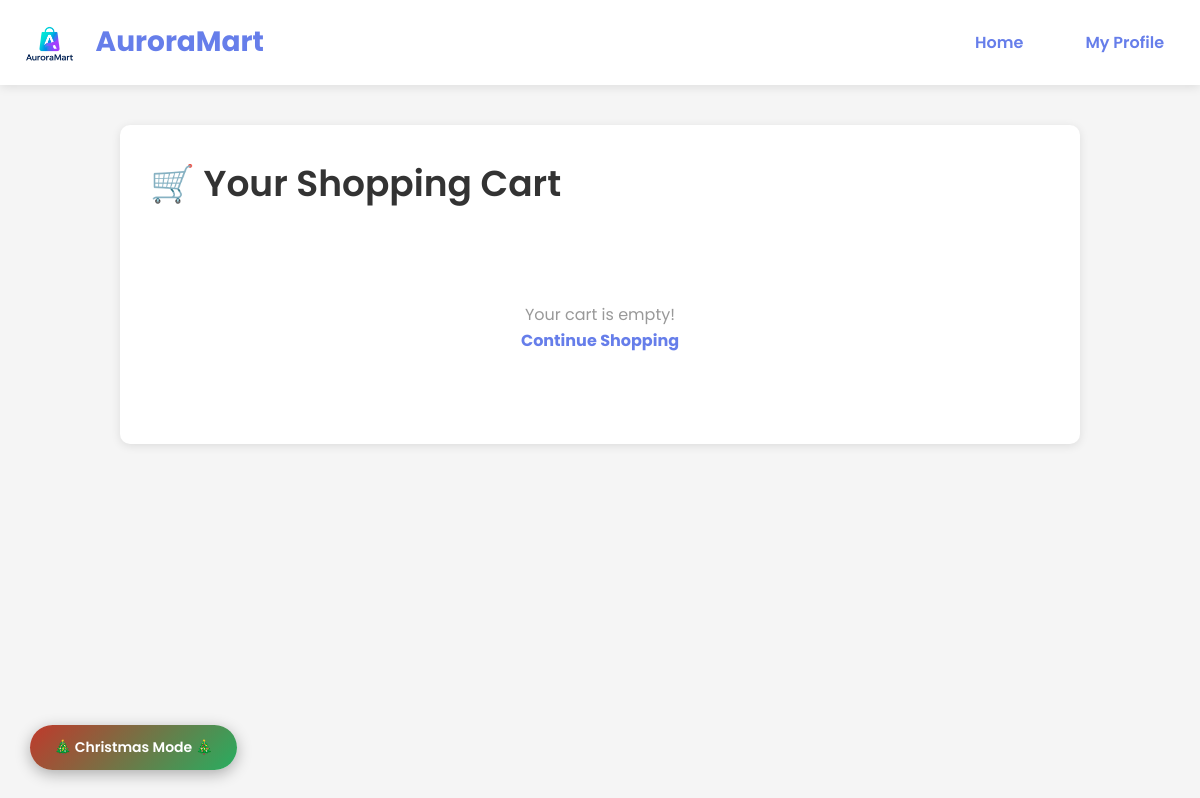
The app's page /cart/ (signed in), older data.
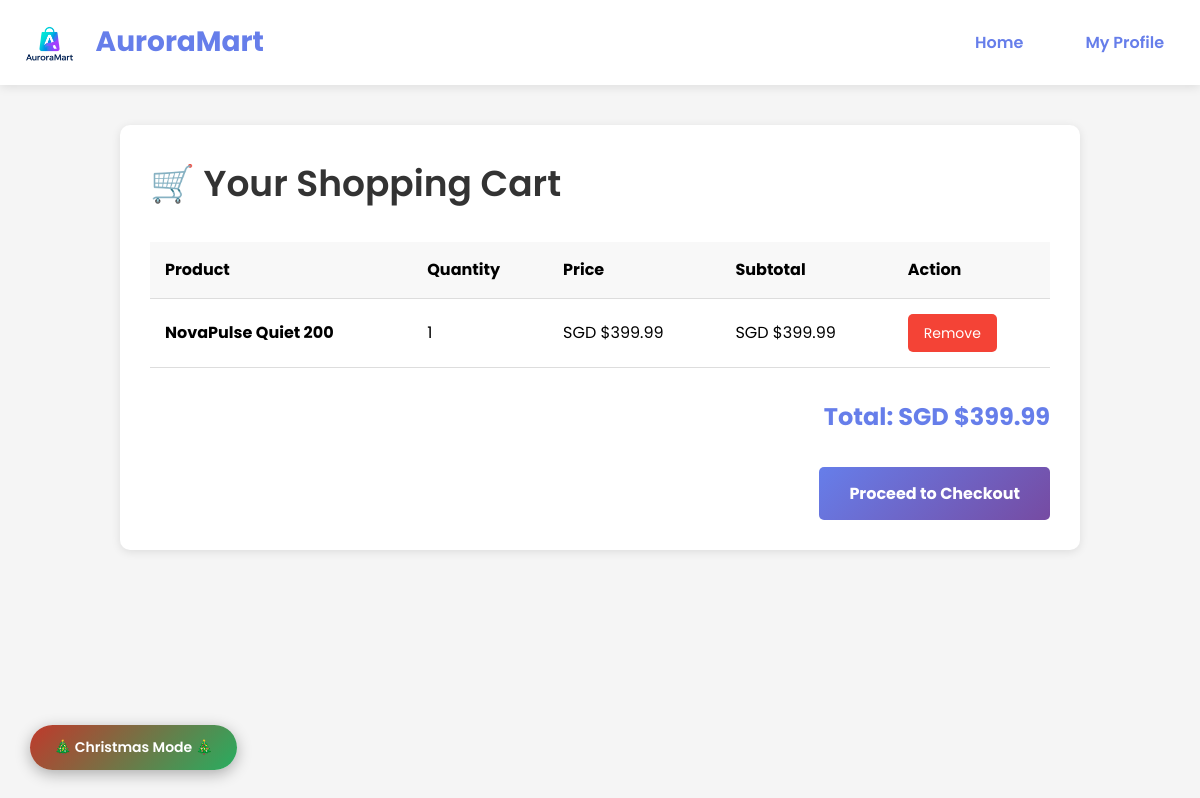
The same page, newer data.
### storefront/models.py (models this page shows, shortened)
class CartItem(models.Model):
    cart = models.ForeignKey(Cart, on_delete=models.CASCADE, related_name='items')
    product = models.ForeignKey(Product, on_delete=models.CASCADE)
    quantity = models.IntegerField(default=1)
    added_at = models.DateTimeField(auto_now_add=True)
    def get_total(self):
        return self.product.price * self.quantity

class Product(models.Model):
    name = models.CharField(max_length=255)
    description = models.TextField(blank=True, null=True)
    category = models.CharField(max_length=100)
    price = models.DecimalField(max_digits=10, decimal_places=2)
    stock = models.IntegerField(default=0)
    reorder_threshold = models.IntegerField(default=10)
    rating = models.DecimalField(max_digits=3, decimal_places=1, null=True, blank=True)
    image = models.ImageField(upload_to='products/', blank=True, null=True)
    created_at = models.DateTimeField(auto_now_add=True)
    updated_at = models.DateTimeField(auto_now=True)
    is_on_sale = models.BooleanField(default=False)
    original_price = models.DecimalField(max_digits=10, decimal_places=2, null=True, blank=True)
    discount_percentage = models.IntegerField(null=True, blank=True)
    class Meta:
        ordering = ['-created_at']

### storefront/views.py (the view)
# urls.py: path('cart/', views.cart, name='cart'),
@login_required
def cart(request):
    storage = messages.get_messages(request)
    storage.used = True
    customer = get_or_create_customer(request.user)
    cart = get_or_create_cart(customer)
    cart_items = cart.items.all()
    total = sum(item.get_total() for item in cart_items)
    context = {
        'cart_items': cart_items,
        'total': total,
    }
    return render(request, 'storefront/cart.html', context)

### storefront/views.py (called while the page is built)
def get_or_create_customer(user):
    try:
        return Customer.objects.get(user=user)
    except Customer.DoesNotExist:
        return Customer.objects.create(user=user)

def get_or_create_cart(customer):
    cart, created = Cart.objects.get_or_create(customer=customer)
    return cart

### storefront/templates/storefront/cart.html (shortened to what this page needs)
<!DOCTYPE html>
<html lang="en">
<head>
    {% load static %}
</head>
<body>
    <header>
        <nav>
            <a href="{% url 'storefront:index' %}" class="logo">
                {% load static %}
                <img src="{% static 'img/auroramart_logo.png' %}" alt="AuroraMart" style="height: 40px; vertical-align: middle; margin-right: 10px;">
                AuroraMart
            </a>
            <div class="nav-links">
                <a href="{% url 'storefront:index' %}">Home</a>
                <a href="{% url 'accounts:profile' %}">My Profile</a>
            </div>
        </nav>
    </header>
    <button class="theme-toggle-btn" onclick="toggleChristmasTheme()">🎄 Christmas Mode 🎄</button>
    <div class="container" id="mainContainer">
        <div class="cart-container">
            <h2>🛒 Your Shopping Cart</h2>
            {% if cart_items %}
            <table>
                <thead>
                    <tr>
                        <th>Product</th>
                        <th>Quantity</th>
                        <th>Price</th>
                        <th>Subtotal</th>
                        <th>Action</th>
                    </tr>
                </thead>
                <tbody>
                    {% for item in cart_items %}
                    <tr>
                        <td class="product-name">{{ item.product.name }}</td>
                        <td>{{ item.quantity }}</td>
                        <td>SGD ${{ item.product.price }}</td>
                        <td>SGD ${{ item.get_total }}</td>
                        <td>
                            <a href="{% url 'storefront:remove_from_cart' item.id %}" class="btn btn-danger">Remove</a>
                        </td>
                    </tr>
                    {% endfor %}
                </tbody>
            </table>
            <div class="total">
                Total: SGD ${{ total }}
            </div>
            <div class="checkout-btn">
                <a href="{% url 'storefront:checkout' %}" class="btn btn-primary">Proceed to Checkout</a>
            </div>
            {% else %}
            <div class="empty-cart">
                <p>Your cart is empty!</p>
                <a href="{% url 'storefront:index' %}">Continue Shopping</a>
            </div>
            {% endif %}
        </div>
    </div>
</body>
</html>

Row changes from the older to the newer data that the page shows:
added CartItem: product.name "NovaPulse Quiet 200", quantity "1", product.price "399.99", get_total "399.99"
Text that changed along with them:
{{ total }}: (not shown) → "399.99"
text no longer shown: "Your cart is empty! Continue Shopping"
text now shown: "Product Quantity Price Subtotal Action Total: SGD $ Proceed to Checkout"
